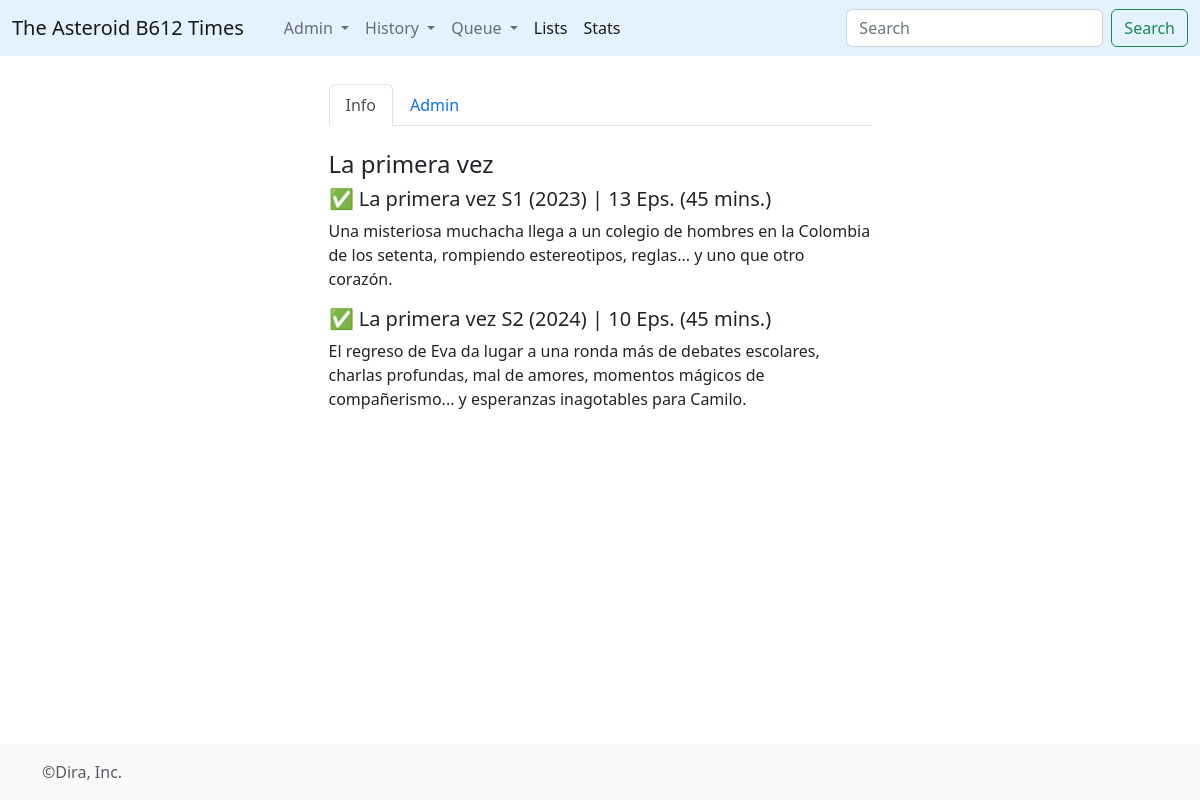
The page /show/12 on the database its author committed.
### times/models.py (models this page shows, shortened)
class Show(models.Model):
	title = models.CharField(max_length=512)
	info = models.TextField()
	wtype = models.ForeignKey(WikiType,on_delete=models.CASCADE)

class Season(models.Model):
	show = models.ForeignKey(Show,on_delete=models.CASCADE)
	season_t = models.CharField(max_length=255, null=True, blank=True)
	info = models.TextField()
	episodes = models.IntegerField()
	avg_runtime = models.IntegerField()
	premiere = models.IntegerField()
	@property
	def titulo(self):
		if len(self.season_t)<=3:
			return self.show.title+' '+self.season_t+' ('+ str(self.premiere) +')'
		else:
			return self.season_t+' ('+ str(self.premiere) +')'
	@property
	def headtext(self):
		n_corte = self.info.find('==headtext==')
		if n_corte == -1:
			return self.info[0:350]
		else:
			return self.info[0:n_corte]
	@property
	def consumos(self):
		n_cons = ShowWatch.objects.filter(sseason__id = self.id).count()
		return n_cons
	@property
	def barras(self):
		n_barras = SeasonProgressBar.objects.filter(temporada=self, avance__lt=self.episodes).count()
		return n_barras

### times/views.py (the view)
# urls.py: path('show/<show_id>', views.show, name='show'),
def show(request,show_id):
	this_show = Show.objects.get(pk=int(show_id))
	this_seasons = Season.objects.filter(show=this_show)
	wtypes = WikiType.objects.all()
	related_wikis = MediaWiki.objects.filter(media_type=3, media_id=this_show.id).order_by('-id')
	return render(request,'view-show.html',{'this_show':this_show,'this_seasons':this_seasons,'wtypes':wtypes,'relw':related_wikis})

### times/templates/view-show.html (shortened to what this page needs)
{% extends 'base_forms.html' %}
{% block contenido %}
<ul class="nav nav-tabs" id="myTab" role="tablist">
  <li class="nav-item" role="presentation">
    <button class="nav-link active" id="home-tab" data-bs-toggle="tab" data-bs-target="#home" type="button" role="tab" aria-controls="home" aria-selected="true">Info</button>
  </li>
  <li class="nav-item" role="presentation">
    <button class="nav-link" id="profile-tab" data-bs-toggle="tab" data-bs-target="#profile" type="button" role="tab" aria-controls="profile" aria-selected="false">Admin</button>
  </li>
</ul>
<div class="tab-content" id="myTabContent">
  <div class="tab-pane fade show active" id="home" role="tabpanel" aria-labelledby="home-tab">
  	<br>
  	<article class="blog-post">
	<h4>{{this_show.title}} </h4>
	{% for s in this_seasons %}
	<h5>{% if s.consumos > 0 %}&#9989;{%endif%} {{s.titulo}} | {{s.episodes}} Eps. ({{s.avg_runtime}} mins.)</h5>
	{{s.headtext|linebreaks}}
	{% endfor %}
</article>
  </div>
</div>
{% endblock%}

### static/css/blog.css (style rules this page uses)
.blog-post { margin-bottom: 4rem; }

### rows shown on the page
Show: title "La primera vez"
Season: titulo "La primera vez S1 (2023)", episodes "13", avg_runtime "45", headtext "Una misteriosa muchacha llega a un colegio de hombres en la Colombia de los setenta, rompiendo estereotipos, reglas... y uno que otro corazón."
Season: titulo "La primera vez S2 (2024)", episodes "10", avg_runtime "45", headtext "El regreso de Eva da lugar a una ronda más de debates escolares, charlas profundas, mal de amores, momentos mágicos de compañerismo... y esperanzas inagotables para Camilo."
